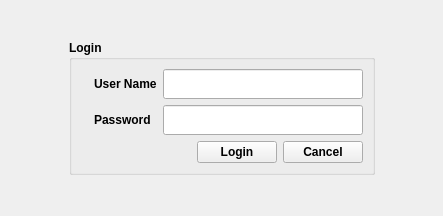
<?xml version="1.0" encoding="UTF-8"?>
<ui version="4.0">
 <class>Login</class>
 <widget class="QWidget" name="Login">
  <property name="geometry">
   <rect>
    <x>0</x>
    <y>0</y>
    <width>443</width>
    <height>216</height>
   </rect>
  </property>
  <property name="windowTitle">
   <string>Billing Master Login</string>
  </property>
  <property name="styleSheet">
   <string notr="true"/>
  </property>
  <layout class="QVBoxLayout" name="verticalLayout_2">
   <item>
    <layout class="QGridLayout" name="gridLayout">
     <item row="1" column="1">
      <widget class="QGroupBox" name="groupBox">
       <property name="font">
        <font>
         <weight>75</weight>
         <bold>true</bold>
        </font>
       </property>
       <property name="title">
        <string>Login</string>
       </property>
       <layout class="QVBoxLayout" name="verticalLayout">
        <item>
         <layout class="QGridLayout" name="gridLayout_8">
          <item row="0" column="0">
           <widget class="QLabel" name="label">
            <property name="text">
             <string/>
            </property>
            <property name="pixmap">
             <pixmap resource="bill_master_resources.qrc">:/icons/icons/login_icon.png</pixmap>
            </property>
           </widget>
          </item>
          <item row="0" column="1">
           <layout class="QGridLayout" name="gridLayout_7">
            <item row="0" column="0">
             <layout class="QGridLayout" name="gridLayout_5">
              <item row="0" column="0">
               <widget class="QLabel" name="label_2">
                <property name="text">
                 <string>User Name</string>
                </property>
               </widget>
              </item>
              <item row="0" column="1">
               <widget class="QLineEdit" name="username">
                <property name="minimumSize">
                 <size>
                  <width>200</width>
                  <height>30</height>
                 </size>
                </property>
               </widget>
              </item>
              <item row="1" column="0">
               <widget class="QLabel" name="label_3">
                <property name="text">
                 <string>Password</string>
                </property>
               </widget>
              </item>
              <item row="1" column="1">
               <widget class="QLineEdit" name="password">
                <property name="minimumSize">
                 <size>
                  <width>200</width>
                  <height>30</height>
                 </size>
                </property>
                <property name="echoMode">
                 <enum>QLineEdit::Password</enum>
                </property>
               </widget>
              </item>
             </layout>
            </item>
            <item row="1" column="0">
             <layout class="QGridLayout" name="gridLayout_6">
              <item row="0" column="2">
               <spacer name="horizontalSpacer_3">
                <property name="orientation">
                 <enum>Qt::Horizontal</enum>
                </property>
                <property name="sizeHint" stdset="0">
                 <size>
                  <width>40</width>
                  <height>20</height>
                 </size>
                </property>
               </spacer>
              </item>
              <item row="0" column="4">
               <widget class="QPushButton" name="cancelBtn">
                <property name="text">
                 <string>Cancel</string>
                </property>
               </widget>
              </item>
              <item row="0" column="3">
               <widget class="QPushButton" name="loginBtn">
                <property name="text">
                 <string>Login</string>
                </property>
               </widget>
              </item>
             </layout>
            </item>
           </layout>
          </item>
         </layout>
        </item>
       </layout>
      </widget>
     </item>
     <item row="1" column="0">
      <spacer name="horizontalSpacer">
       <property name="orientation">
        <enum>Qt::Horizontal</enum>
       </property>
       <property name="sizeHint" stdset="0">
        <size>
         <width>40</width>
         <height>20</height>
        </size>
       </property>
      </spacer>
     </item>
     <item row="1" column="2">
      <spacer name="horizontalSpacer_2">
       <property name="orientation">
        <enum>Qt::Horizontal</enum>
       </property>
       <property name="sizeHint" stdset="0">
        <size>
         <width>40</width>
         <height>20</height>
        </size>
       </property>
      </spacer>
     </item>
     <item row="2" column="1">
      <spacer name="verticalSpacer_2">
       <property name="orientation">
        <enum>Qt::Vertical</enum>
       </property>
       <property name="sizeHint" stdset="0">
        <size>
         <width>20</width>
         <height>40</height>
        </size>
       </property>
      </spacer>
     </item>
     <item row="0" column="1">
      <spacer name="verticalSpacer">
       <property name="orientation">
        <enum>Qt::Vertical</enum>
       </property>
       <property name="sizeHint" stdset="0">
        <size>
         <width>20</width>
         <height>40</height>
        </size>
       </property>
      </spacer>
     </item>
    </layout>
   </item>
  </layout>
  <zorder></zorder>
 </widget>
 <resources>
  <include location="bill_master_resources.qrc"/>
 </resources>
 <connections/>
</ui>
